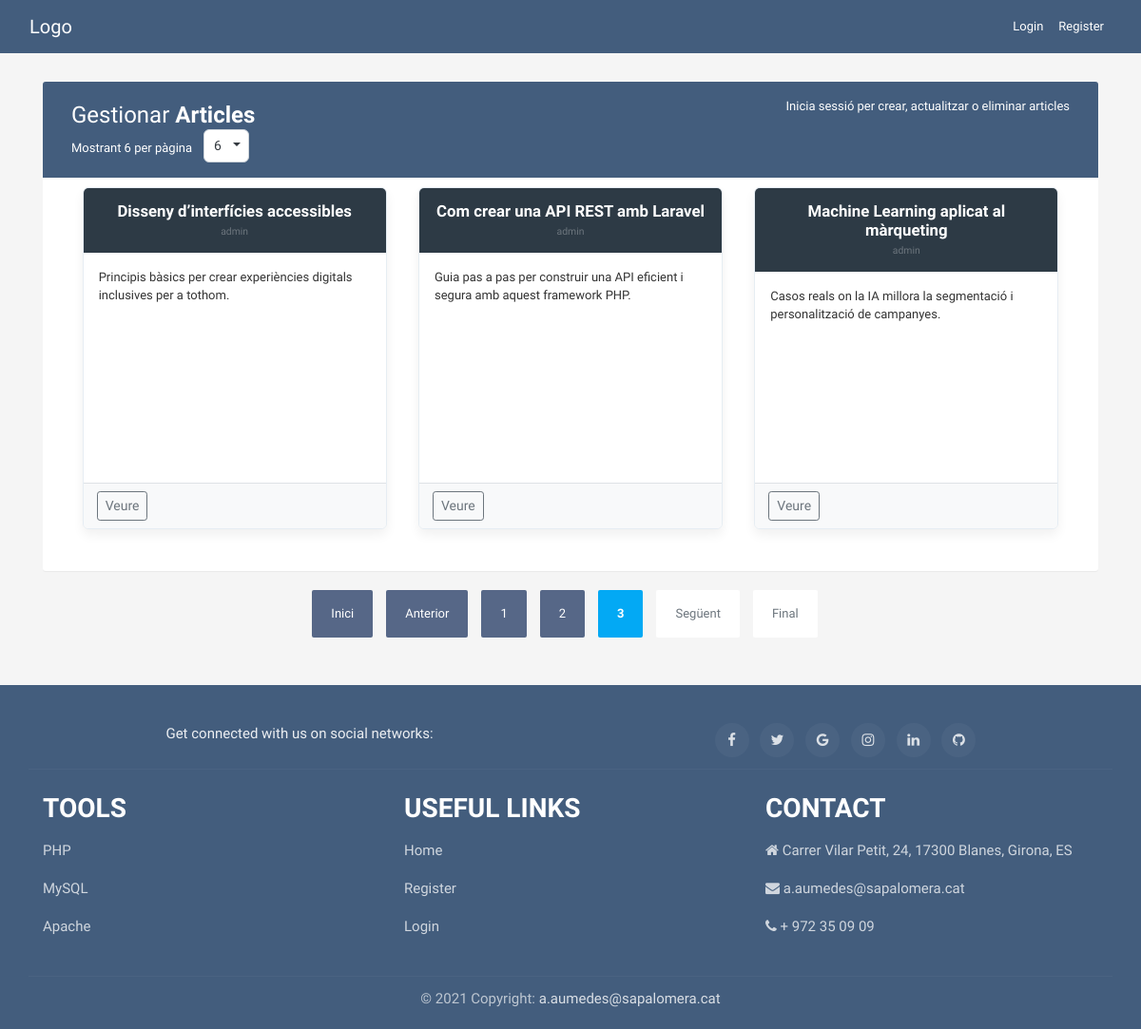
Page /?action=menu&per_page=6&page=3 on the committed database.
### tables this page shows
CREATE TABLE `articles` (
  `id` int(11) NOT NULL,
  `user_id` int(11) DEFAULT NULL,
  `titol` varchar(255) NOT NULL,
  `cos` text NOT NULL,
  `data_creacio` timestamp NOT NULL DEFAULT current_timestamp(),
  `data_modificacio` timestamp NOT NULL DEFAULT current_timestamp() ON UPDATE current_timestamp()
);

CREATE TABLE IF NOT EXISTS `users` (
  `user_id` INT(11) NOT NULL AUTO_INCREMENT,
  `username` VARCHAR(100) NOT NULL,
  `email` VARCHAR(255) NOT NULL UNIQUE,
  `password_hash` VARCHAR(255) NOT NULL,
  `active` TINYINT(1) NOT NULL DEFAULT 1,
  `created_at` TIMESTAMP NOT NULL DEFAULT CURRENT_TIMESTAMP,
  PRIMARY KEY (`user_id`)
);

### public/index.php (called while the page is built, shortened)
<?php
require_once __DIR__ . '/../app/controlador/ArticleController.php';
$controller = new ArticleController();
$controller->handleRequest();
?>

### app/model/components/auth.php (called while the page is built, shortened)
<?php
function isLoggedIn(): bool {
    return false;
}

### app/model/database/database.php (called while the page is built, shortened)
<?php
class Database {
    private $host = '127.0.0.1';
    private $dbname = 'pt04_arnau_aumedes';
    private $username = 'root';
    private $password = '';
    private $charset = 'utf8mb4';
    private $pdo;
    private function connect() {
        $dsn = "mysql:host={$this->host};dbname={$this->dbname};charset={$this->charset}";
        $options = [
            PDO::ATTR_ERRMODE            => PDO::ERRMODE_EXCEPTION,
            PDO::ATTR_DEFAULT_FETCH_MODE => PDO::FETCH_ASSOC,
            PDO::ATTR_EMULATE_PREPARES   => false,
        ];
        try {
            $this->pdo = new PDO($dsn, $this->username, $this->password, $options);
        } catch (PDOException $e) {
            die('Error de connexió: ' . $e->getMessage());
        }
    }
    public function getConnection() {
        return $this->pdo;
    }
}
?>

### app/model/dao/ArticleDAO.php (called while the page is built, shortened)
<?php
require_once __DIR__ . '/../entities/Article.php';
class ArticleDAO extends Article
{
    private $db;
    public function __construct(PDO $db)
    {
        $this->db = $db;
    }
    public function countAll()
    {
        $stmt = $this->db->query("SELECT COUNT(*) FROM articles");
        return $stmt->fetchColumn();
    }
    public function findPage($limit, $offset)
    {
        $stmt = $this->db->prepare("SELECT a.*, u.username AS author_username FROM articles a LEFT JOIN users u ON a.user_id = u.user_id ORDER BY a.id ASC LIMIT :limit OFFSET :offset");
        $stmt->bindValue(':limit', (int)$limit, PDO::PARAM_INT);
        $stmt->bindValue(':offset', (int)$offset, PDO::PARAM_INT);
        $stmt->execute();
        $rows = $stmt->fetchAll(PDO::FETCH_ASSOC);
        $articles = [];
        foreach ($rows as $row) {
            $article = new Article($row['user_id'], $row['titol'], $row['cos']);
            $article->setId($row['id']);
            if (isset($row['author_username'])) $article->setAuthorName($row['author_username']);
            $articles[] = $article;
        }
        return $articles;
    }
}
?>

### app/model/entities/Article.php (called while the page is built, shortened)
<?php
class Article
{
    public $id;
    private $author_name;
    private $titol;
    private $cos;
    public function __construct($user_id, $titol, $cos)
    {
        $this->titol = $titol;
        $this->cos = $cos;
        $this->author_name = null;
    }
    public function getId()
    {
        return $this->id;
    }
    public function getAuthorName()
    {
        return $this->author_name;
    }
    public function getTitol()
    {
        return $this->titol;
    }
    public function getCos()
    {
        return $this->cos;
    }
    public function setId($id)
    {
        $this->id = $id;
    }
    public function setAuthorName($name)
    {
        $this->author_name = $name;
    }
}
?>

### app/vista/menu.php (the view, shortened to what this page needs)
<!DOCTYPE html>
<html lang="ca">
<head>
    <link rel="stylesheet" href="https://stackpath.bootstrapcdn.com/bootstrap/4.5.0/css/bootstrap.min.css">
    <link rel="stylesheet" href="https://maxcdn.bootstrapcdn.com/font-awesome/4.7.0/css/font-awesome.min.css">
    <link rel="stylesheet" href="/practicas/Pràctica 03 - Paginació/public/css/style.css">
</head>
<body>
    <header>
        <?php
        require_once __DIR__ . '/../globals/header.php';
        ?>
    </header>
    <div class="container-xl">
        <div class="table-responsive">
            <div class="table-wrapper">
                <div class="table-title">
                    <div class="row">
                        <div class="col-sm-6">
                            <h2>Gestionar <b>Articles</b></h2>
                            <form id="perPageForm" method="GET" class="form-inline" style="display:inline-block;">
                                <div class="hint-text">Mostrant <?php echo isset($perPage) ? $perPage : 5; ?> per pàgina
                                </div>
                                <select name="per_page" id="per_page"
                                    onchange="document.getElementById('perPageForm').submit()">
                                    <?php
                                        $options = [1, 6, 12, 22];
                                        $currentPerPage = $perPage ?? 6;
                                        foreach ($options as $option) {
                                            $selected = ($option == $currentPerPage) ? 'selected' : '';
                                            echo "<option value=\"$option\" $selected>$option</option>";
                                        }
                                        ?>
                                </select>
                            </form>
                        </div>
                        <div class="col-sm-6">
                            <?php
                            require_once __DIR__ . '/../model/components/auth.php';
                            if (isLoggedIn()):
                            ?>
                                <a href="?action=create" data-toggle="tooltip" title="Crear" class="btn btn-success"><i
                                        class="material-icons">&#xE147;</i>
                                    <span>Crear</span></a>
                                <a href="?action=update" data-toggle="tooltip" title="Actualitzar Article"
                                   class="btn btn-warning"><i class="material-icons">&#xE254;</i>
                                    <span>Actualitzar</span></a>
                                <a href="/practicas/Pràctica 03 - Paginació/app/vista/delete.php" data-toggle="tooltip"
                                   title="Eliminar Article" class="btn btn-danger"><i class="material-icons">&#xE15C;</i>
                                    <span>Eliminar</span></a>
                            <?php else: ?>
                                <div class="text-right">
                                    <span class="text-white">Inicia sessió per crear, actualitzar o eliminar articles</span>
                                </div>
                            <?php endif; ?>
                        </div>
                    </div>
                </div>
                <div id="articles-list" class="container-fluid">
                    <?php if (isset($error_message)): ?>
                        <div class="alert alert-danger"><?php echo htmlspecialchars($error_message); ?></div>
                    <?php elseif (empty($articles)): ?>
                        <div class="alert alert-info">No hi ha articles per mostrar.</div>
                    <?php else: ?>
                        <div class="row">
                            <?php foreach ($articles as $article): ?>
                                <div class="col-12 col-md-6 col-lg-4 mb-4">
                                    <div class="article-card">
                                        <div class="article-card-header text-center">
                                            <h5 class="mb-1 article-title"><?php echo htmlspecialchars($article->getTitol()); ?></h5>
                                            <div class="article-meta small text-muted"><?php echo htmlspecialchars($article->getAuthorName() ?? $article->getUserId()); ?></div>
                                        </div>
                                        <div class="article-body p-3">
                                            <p class="mb-2 text-truncate-3"><?php echo nl2br(htmlspecialchars($article->getCos())); ?></p>
                                        </div>
                                        <div class="article-actions border-top p-2 d-flex justify-content-between">
                                            <div>
                                                <a href="?action=view&id=<?php echo urlencode($article->getId()); ?>" class="btn btn-sm btn-outline-secondary">Veure</a>
                                            </div>
                                        </div>
                                    </div>
                                </div>
                            <?php endforeach; ?>
                        </div>
                    <?php endif; ?>
                </div>
            </div>
            <div class="paginacion">
                <div id="pagination-controls" class="clearfix">
                    <ul class="pagination">
                        <?php
                        $currentPage = $currentPage ?? 1;
                        $totalPages = $totalPages ?? 1;
                        $perPage = $perPage ?? 6;
                        $prev = max(1, $currentPage - 1);
                        $next = min($totalPages, $currentPage + 1);
                        $baseParams = 'action=menu&per_page=' . $perPage;
                        $firstDisabled = ($currentPage <= 1) ? 'disabled' : '';
                        ?>
                        <li class="page-item <?php echo $firstDisabled; ?>">
                            <a class="page-link"
                                href="<?php echo ($currentPage > 1) ? '?' . $baseParams . '&page=1' : '#'; ?>">Inici</a>
                        </li>
                        <li class="page-item <?php echo ($currentPage <= 1) ? 'disabled' : ''; ?>">
                            <a class="page-link"
                                href="<?php echo ($currentPage > 1) ? '?' . $baseParams . '&page=' . $prev : '#'; ?>">Anterior</a>
                        </li>
                        <?php
                        $maxLinks = 5;
                        if ($totalPages <= $maxLinks) {
                            $start = 1;
                            $end = $totalPages;
                        }
                        for ($p = $start; $p <= $end; $p++) {
                            $active = ($p == $currentPage) ? 'active' : '';
                            echo '<li class="page-item ' . $active . '"><a class="page-link" href="' . (($p == $currentPage) ? '#' : '?' . $baseParams . '&page=' . $p) . '">' . $p . '</a></li>';
                        }
                        ?>
                        <li class="page-item <?php echo ($currentPage >= $totalPages) ? 'disabled' : ''; ?>">
                            <a class="page-link"
                                href="<?php echo ($currentPage < $totalPages) ? '?' . $baseParams . '&page=' . $next : '#'; ?>">Següent</a>
                        </li>
                        <li class="page-item <?php echo ($currentPage >= $totalPages) ? 'disabled' : ''; ?>">
                            <a class="page-link"
                                href="<?php echo ($currentPage < $totalPages) ? '?' . $baseParams . '&page=' . $totalPages : '#'; ?>">Final</a>
                        </li>
                    </ul>
                </div>
            </div>
        </div>
    </div>
</body>
<footer>
    <?php
    require_once __DIR__ . '/../globals/footer.php';
    ?>
</footer>
</html>

### public/css/style.css (style rules this page uses)
body { color: #566787; background: #f5f5f5; font-family: "Varela Round", sans-serif; font-size: 13px; }
.table-responsive { margin: 30px 0; }
.table-wrapper { background: #fff; padding: 20px 25px; border-radius: 3px; min-width: 1000px; box-shadow: 0 1px 1px rgba(0, 0, 0, 0.05); }
.table-title { padding-bottom: 15px; background: #435d7d; color: #fff; padding: 16px 30px; min-width: 100%; margin: -20px -25px 10px; border-radius: 3px 3px 0 0; }
.table-title h2 { margin: 5px 0 0; font-size: 24px; }
.pagination { float: right; margin: 0 0 5px; }
.pagination li a { border: none; font-size: 13px; min-width: 30px; min-height: 30px; color: #999; margin: 0 2px; line-height: 30px; border-radius: 2px !important; text-align: center; padding: 0 6px; }
.pagination li.active a, .pagination li.active a.page-link { background: #03a9f4; }
.hint-text { float: left; margin-top: 10px; font-size: 13px; }
.paginacion { margin: 20px 0; display: flex; justify-content: center; align-items: center; gap: 10px; flex-wrap: wrap; }
.paginacion ul { list-style: none; padding: 0; margin: 0; display: inline-flex; align-items: center; }
.paginacion ul li { display: inline-block; margin-right: 10px; }
.paginacion ul li a { display: block; padding: 10px 20px; color: #fff; background: #566787; text-decoration: none; border-radius: 4px; }
.paginacion ul li .active, .paginacion ul li.active a { background: #037e8c; font-weight: bold; }
#per_page { -webkit-appearance: none; -moz-appearance: none; appearance: none; background: #ffffff; color: #343a40; border: 1px solid #ced4da; padding: 6px 10px; font-size: 14px; border-radius: 6px; min-width: 48px; height: auto; box-shadow: none; transition: border-color 0.12s ease, box-shadow 0.12s ease; cursor: pointer; background-repeat: no-repeat; background-position: right 8px center; background-size: 8px 8px; margin-left: 12px; }
#per_page option { color: #343a40; background: #fff; }
.article-card { background: #ffffff; border-radius: 6px; box-shadow: 0 6px 12px rgba(0,0,0,0.06); overflow: hidden; display: flex; flex-direction: column; width: 320px; height: 360px; border: 1px solid #e6edf3; margin-left: auto; margin-right: auto; }
.article-card-header { background: #2d3a45; color: #fff; padding: 14px 12px; }
.article-title { color: #fff; font-weight:600; font-size:1.05rem; }
.article-meta { color: rgba(255,255,255,0.85); }
.article-body { flex: 1 1 auto; overflow: hidden; }
.article-body p { color: #333; margin:0; }
.article-actions { background: #f8f9fa; }
.article-actions { align-self: stretch; }
.article-actions .btn { margin-left: 6px; }
.text-truncate-3 { display: -webkit-box; -webkit-line-clamp: 3; -webkit-box-orient: vertical; overflow: hidden; }
.text-truncate-3 { display: -webkit-box; -webkit-line-clamp: 4; -webkit-box-orient: vertical; overflow: hidden; }

### rows in the picture
articles: titol "Disseny d’interfícies accessibles", user.username "admin", cos "Principis bàsics per crear experiències digitals inclusives per a tothom."
articles: titol "Com crear una API REST amb Laravel", user.username "admin", cos "Guia pas a pas per construir una API eficient i segura amb aquest framework PHP."
articles: titol "Machine Learning aplicat al màrqueting", user.username "admin", cos "Casos reals on la IA millora la segmentació i personalització de campanyes."

### other values in the picture
$perPage "6"
form field per_page "6"
